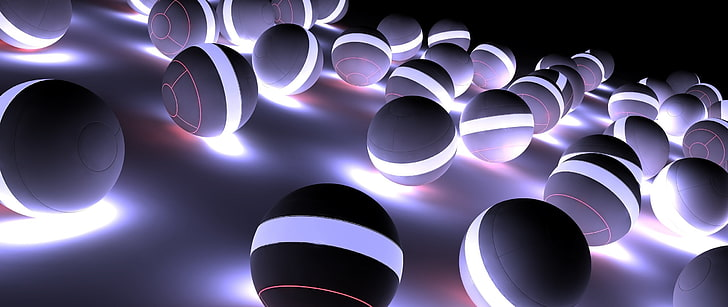
#> input picture img/obj.jpg, 728 x 307 px
$ python image_seg_3.py
#> lines starting #> are read from the running program, lines starting #| are printed output that depends on the picture
from PIL import Image, ImageFilter
import numpy as np
from pylab import *

image = Image.open("../img/obj.jpg")
#> image is the input picture: PIL image 728x307 RGB; mean R, G, B 92.5, 86.9, 117.5
image.show()
figure(0)
img = image.convert("L")
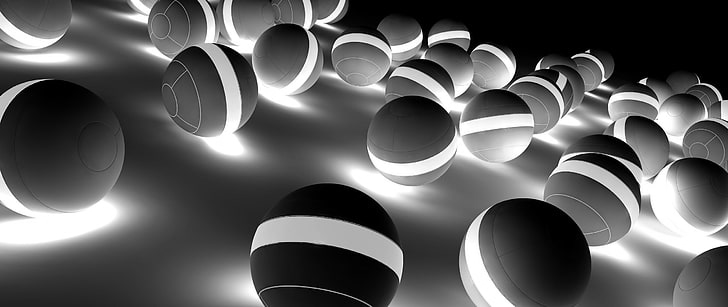
#> img: PIL image 728x307 L; min 0, max 255, mean 92
img.show()
figure(1)
final = img.filter(ImageFilter.Kernel((3, 3), (-1, -1, -1, -1, 8,
                                          -1, -1, -1, -1), 1, 0))
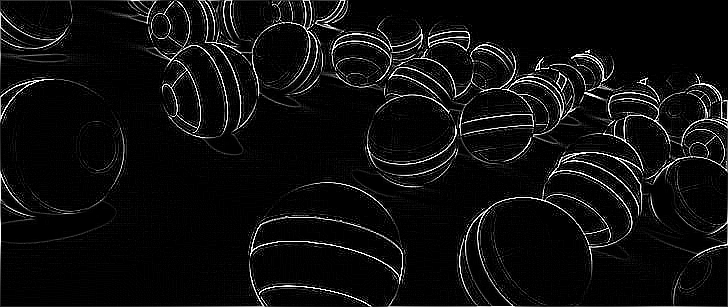
#> final: PIL image 728x307 L; min 0, max 255, mean 15

final.save("4.jpeg")
final.show()
figure(2)

$ run again, with img/1.jpg copied over img/obj.jpg
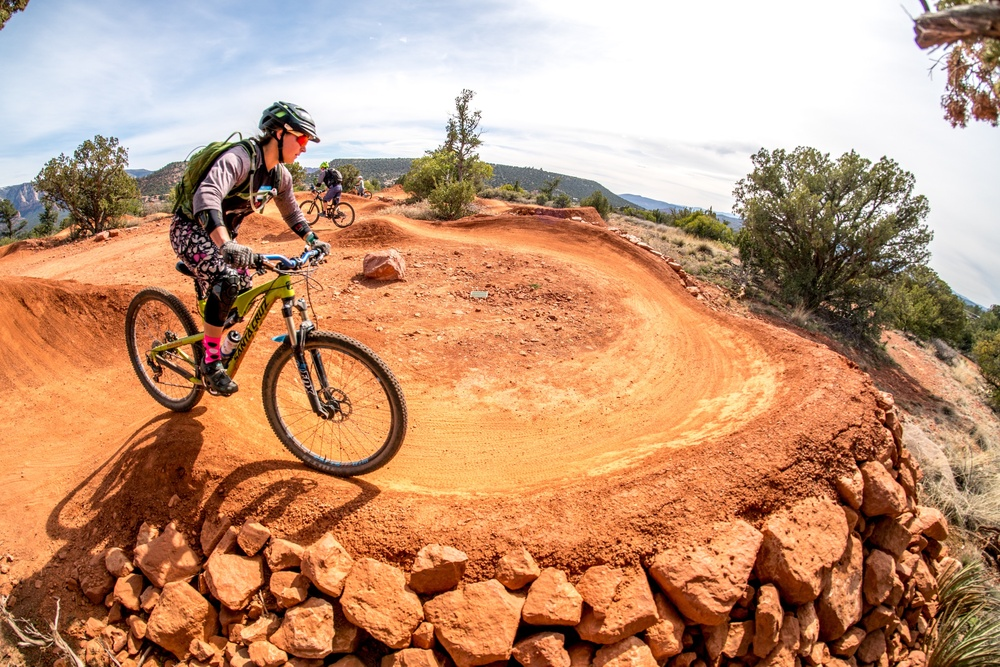
#> input picture img/1.jpg, 1000 x 667 px, shrunk from 3000 x 2000 before the run
#> image is the input picture: PIL image 1000x667 RGB; mean R, G, B 192, 147.3, 117.4
#> `img = image.convert("L")`:
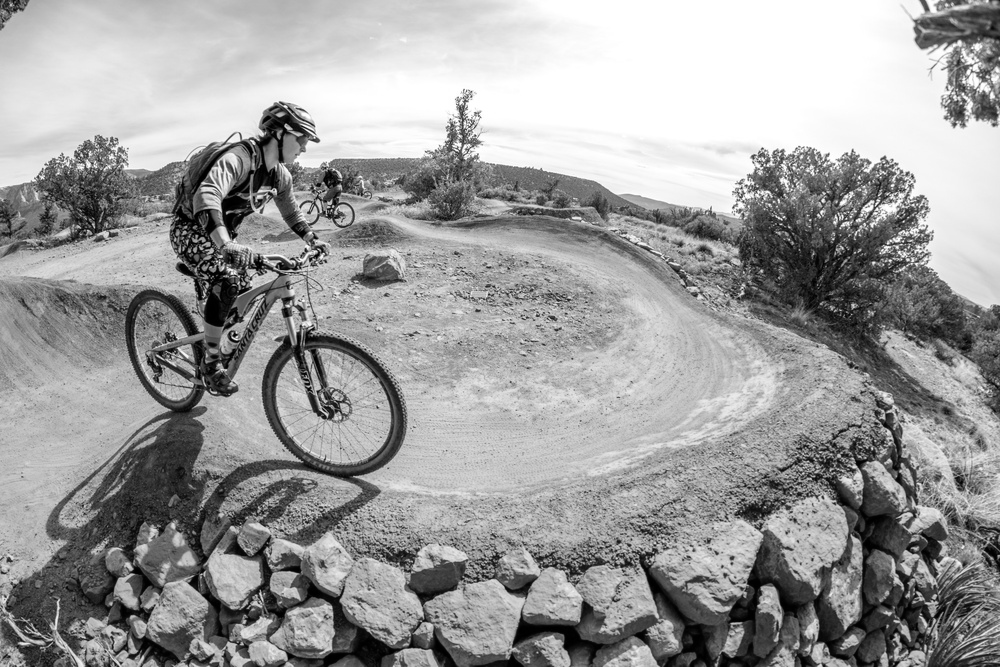
#> img: PIL image 1000x667 L; min 0, max 255, mean 157.3
#> `final = img.filter(ImageFilter.Kernel((3, 3), (-1, -1, -1, -1, 8, -1, ..`:
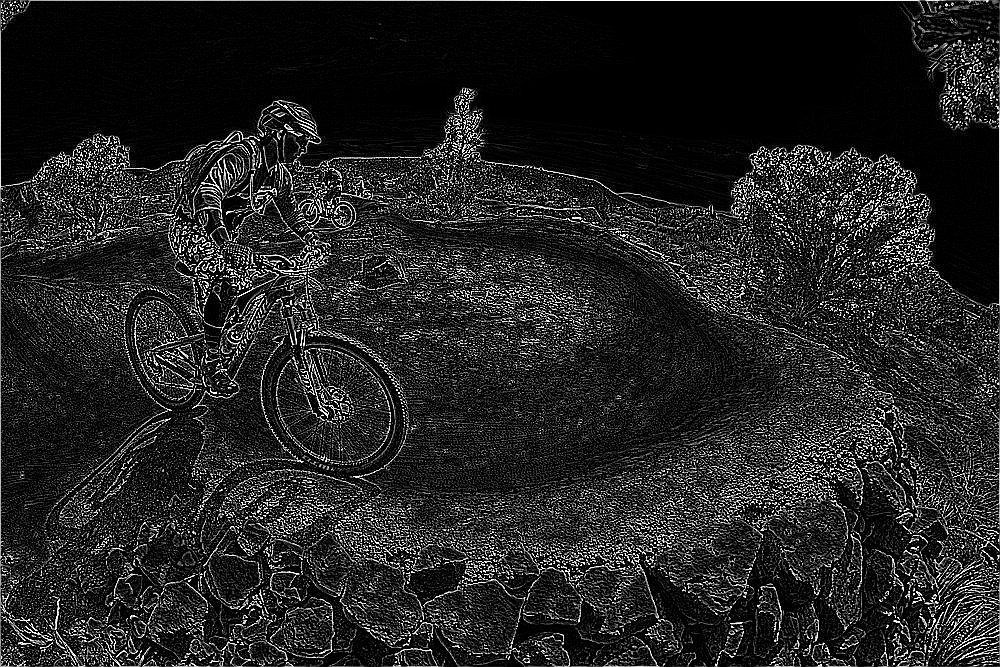
#> final: PIL image 1000x667 L; min 0, max 255, mean 34.6

$ run again, with img/2.jpg copied over img/obj.jpg
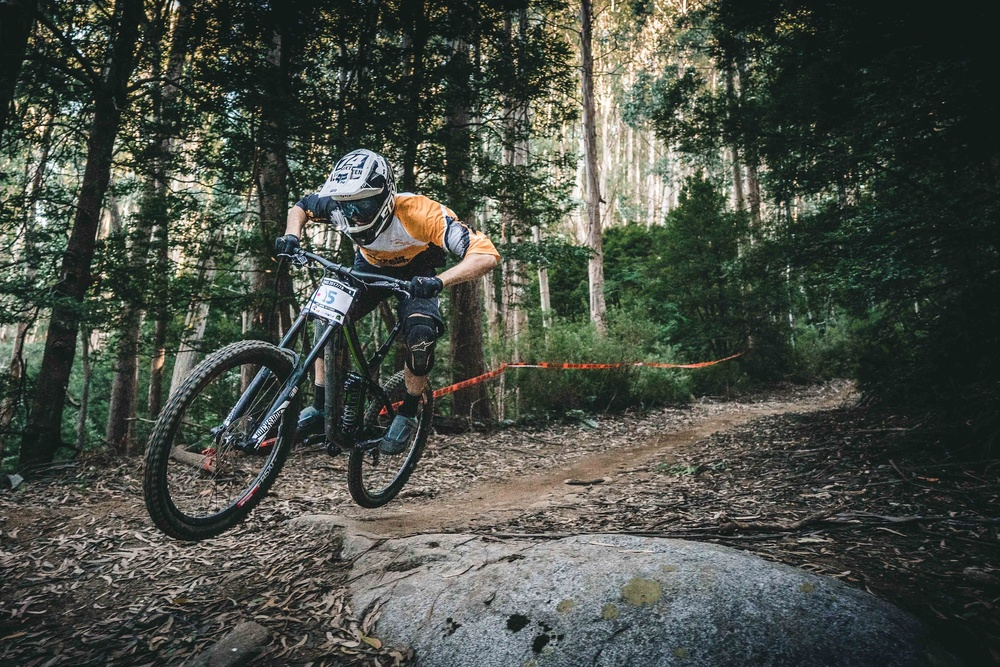
#> input picture img/2.jpg, 1000 x 667 px, shrunk from 3000 x 2001 before the run
#> image is the input picture: PIL image 1000x667 RGB; mean R, G, B 72.2, 77.4, 69.2
#> `img = image.convert("L")`:
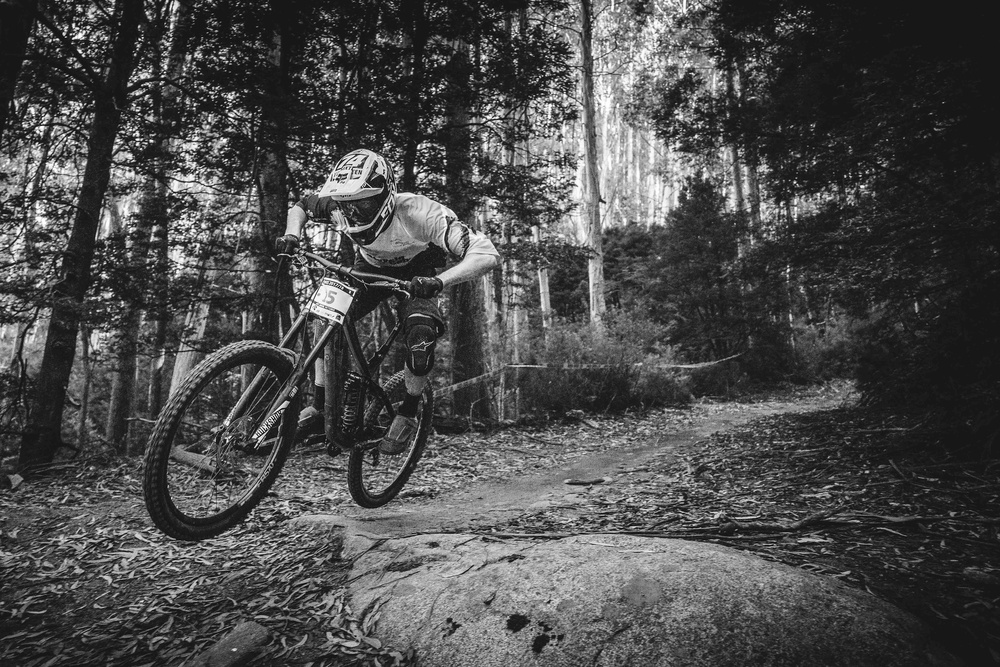
#> img: PIL image 1000x667 L; min 1, max 255, mean 75
#> `final = img.filter(ImageFilter.Kernel((3, 3), (-1, -1, -1, -1, 8, -1, ..`:
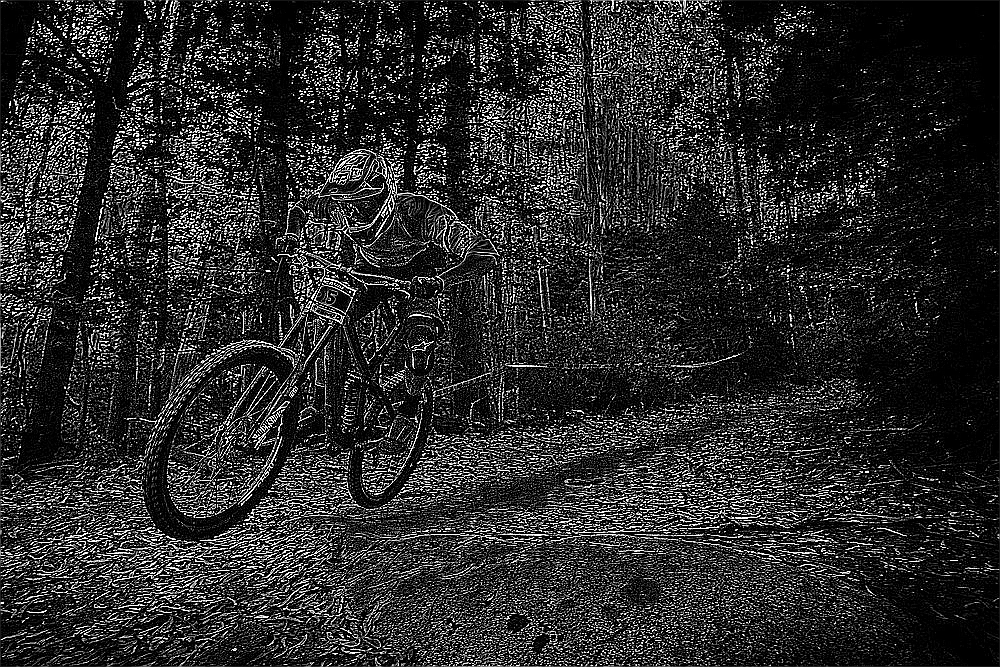
#> final: PIL image 1000x667 L; min 0, max 255, mean 43.3

$ run again, with img/3.jpg copied over img/obj.jpg
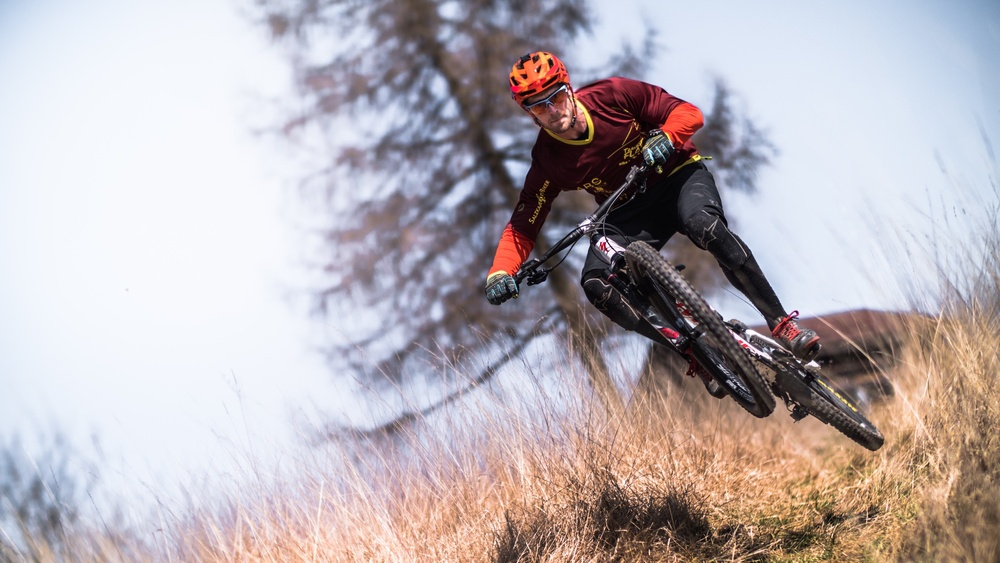
#> input picture img/3.jpg, 1000 x 563 px, shrunk from 3000 x 1688 before the run
#> image is the input picture: PIL image 1000x563 RGB; mean R, G, B 185, 176.7, 180.6
#> `img = image.convert("L")`:
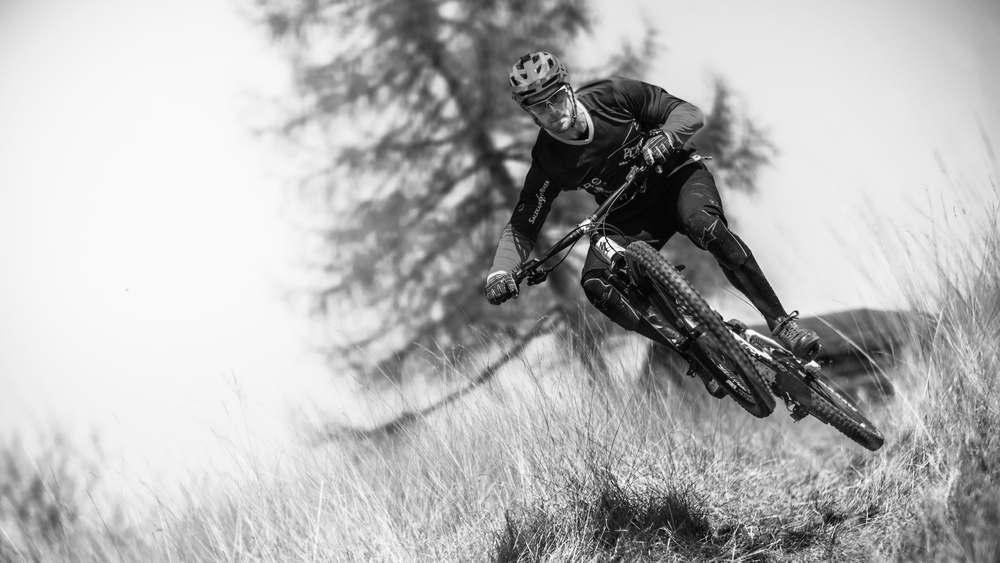
#> img: PIL image 1000x563 L; min 0, max 254, mean 179.6
#> `final = img.filter(ImageFilter.Kernel((3, 3), (-1, -1, -1, -1, 8, -1, ..`:
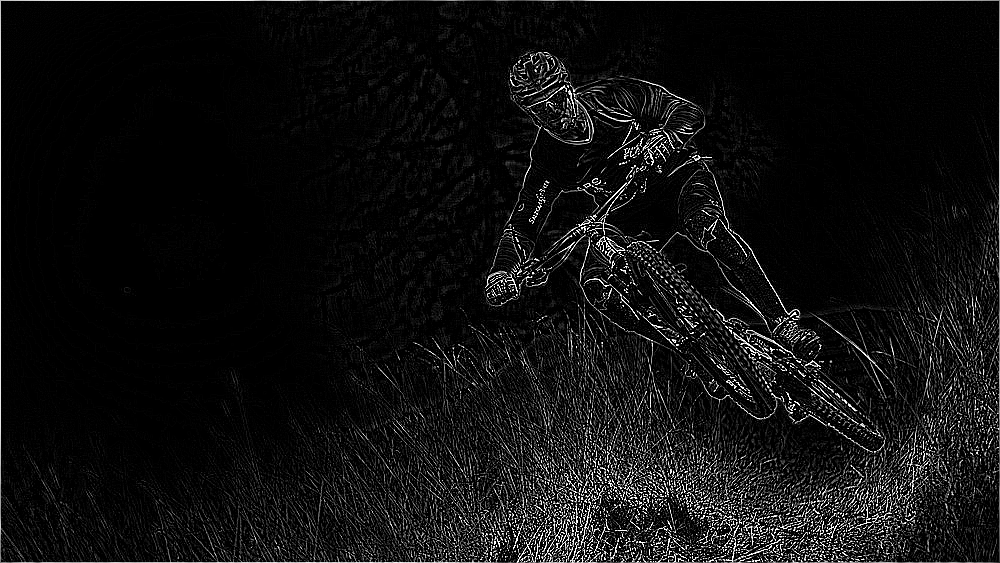
#> final: PIL image 1000x563 L; min 0, max 255, mean 16.4
